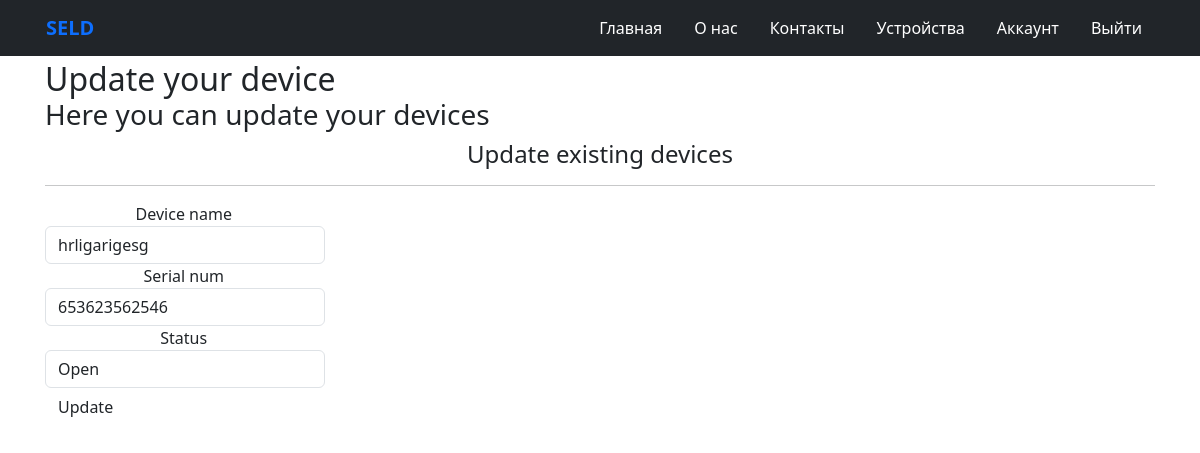
Screenshot of /your_device/95/update_form/ (signed in) with the database file from the repository.
### app/models.py (models this page shows, shortened)
class DeviceModel(models.Model):
    device_name = models.CharField(max_length=255)
    serial_num = models.CharField(max_length=255, unique=True)
    status = models.CharField(max_length=10, default="Close")
    user = UserForeignKey(auto_user_add=True)
    objects = models.Manager()

### app/views.py (the view)
# urls.py: path('your_device/<int:pk>/update_form/', views.DeviceUpdateView.as_view
class DeviceUpdateView(UpdateView):
    model = DeviceModel
    template_name = 'app/update_form.html'
    form_class = AddDeviceModel
    def get(self, request, pk):
        device_lock = self.model.objects.get(id=pk)
        print(device_lock)
        form = self.form_class(initial=
                                   {
                                       'device_name': device_lock.device_name,
                                       'serial_num': device_lock.serial_num,
                                       'status': device_lock.status
                                   })
        form.fields['serial_num'].widget.attrs['readonly'] = True
        return render(request, 'app/update_form.html', {'title':'Update your device', 'form': form, 'year': datetime.now().year})

### app/forms.py
class AddDeviceModel(forms.ModelForm):
    serial_num = forms.CharField(min_length=12, max_length=12, widget=forms.TextInput(attrs={'class': 'form-control', 'placeholder': 'Serial number'}))
    class Meta:
        model = DeviceModel
        fields = '__all__'
        widgets = {
            'device_name': forms.TextInput(attrs={
                'class': 'form-control',
                'placeholder': 'Device name'
                }),
            'status': forms.TextInput(attrs={
                'class': 'form-control',
                'placeholder': 'Status'
                }),
            }

### app/templates/app/update_form.html (shortened to what this page needs)
{% extends "app/layout.html" %}
{% block safe %}
<h2>{{ title }}</h2>
<h3>Here you can update your devices</h3>
<form method="post" class="form-horizontal">
    <h4 align="center">Update existing devices</h4>
    <hr />
    <div class="form-group">
        <label class="col-md-3 lining control-label">Device name</label>
        <div class="col-md-20">
            {{ form.device_name }}
        </div>
    </div>
    <div class="form-group">
        <label class="col-md-3 lining control-label">Serial num</label>
        <div class="col-md-20">
            {{ form.serial_num }}
        </div>
    </div>
    <div class="form-group">
        <label class="col-md-3 lining control-label">Status</label>
        <div class="col-md-20">
            {{ form.status }}
        </div>
    </div>
    <div class="form-group">
        <div class="col-md-offset-3">
            <input type="submit" value="Update" class="btn btn-default" />
        </div>
    </div>
</form>
{% endblock %}

### app/static/app/content/site.css (style rules this page uses)
body { padding-top: 50px; padding-bottom: 20px; }
input, select, textarea { max-width: 280px; }

### app/static/app/content/style.css (style rules this page uses)
h2 { margin: 10px 0 0 0; }
.lining { text-align: center; }

### rows the page displays
DeviceModel: device_name "hrligarigesg", serial_num "653623562546", status "Open"

### other values shown
{{ title }} "Update your device"
